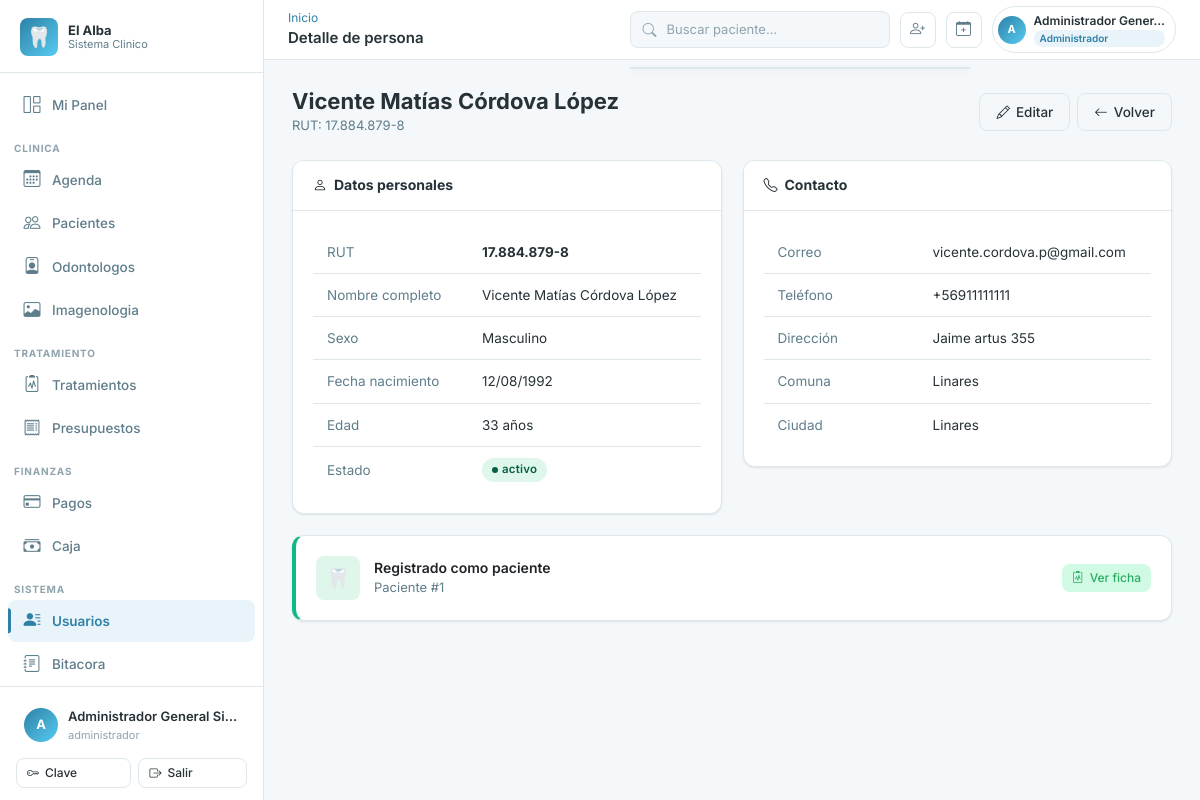
/personas/2/ (signed in), run on the app's committed database.
### apps/accounts/models.py (models this page shows, shortened)
class Usuario(AbstractBaseUser):
    ESTADO_ACTIVO = "activo"
    ESTADO_INACTIVO = "inactivo"
    ESTADO_BLOQUEADO = "bloqueado"
    ESTADO_CHOICES = [
        (ESTADO_ACTIVO, "Activo"),
        (ESTADO_INACTIVO, "Inactivo"),
        (ESTADO_BLOQUEADO, "Bloqueado"),
    ]
    id_usuario = models.AutoField(primary_key=True)
    id_persona = models.OneToOneField(
        "personas.Persona",
        db_column="id_persona",
        on_delete=models.RESTRICT,
        related_name="usuario",
    )
    username = models.CharField(max_length=50, unique=True)
    password_hash = models.CharField(max_length=255)
    estado_acceso = models.CharField(
        max_length=20, choices=ESTADO_CHOICES, default=ESTADO_ACTIVO
    )
    ultimo_acceso = models.DateTimeField(null=True, blank=True)
    fecha_creacion = models.DateTimeField(default=timezone.now)
    fecha_actualizacion = models.DateTimeField(auto_now=True)
    is_staff = models.BooleanField(default=False)
    is_superuser = models.BooleanField(default=False)
    PASSWORD_FIELD = "password_hash"
    USERNAME_FIELD = "username"
    REQUIRED_FIELDS = []
    objects = UsuarioManager()
    class Meta:
        db_table = "usuarios"
        verbose_name = "Usuario"
        verbose_name_plural = "Usuarios"
        permissions = [
            ("disable_usuario", "Puede inhabilitar usuario"),
            ("reactivate_usuario", "Puede reactivar usuario"),
            ("reset_password_usuario", "Puede resetear password de usuario"),
        ]
    def has_perm(self, perm, obj=None):
        if self.is_superuser:
            return True
    def has_perms(self, perm_list, obj=None):
        if not isinstance(perm_list, (list, tuple)):
            perm_list = [perm_list]
        return all(self.has_perm(perm, obj) for perm in perm_list)
    def tiene_rol(self, *roles: str) -> bool:
        if self.is_superuser:
            return True
    @property
    def password(self):
        return self.password_hash
    @password.setter
    def password(self, value):
        self.password_hash = value
    @property
    def nombre_completo(self):
        try:
            return self.id_persona.nombre_completo
        except Exception:
            return self.username

### apps/personas/models.py (models this page shows, shortened)
class Persona(models.Model):
    ESTADO_ACTIVO = "activo"
    ESTADO_INACTIVO = "inactivo"
    ESTADO_CHOICES = [
        (ESTADO_ACTIVO, "Activo"),
        (ESTADO_INACTIVO, "Inactivo"),
    ]
    id_persona = models.AutoField(primary_key=True)
    rut = models.CharField(max_length=12, unique=True)
    nombres = models.CharField(max_length=80)
    apellido_paterno = models.CharField(max_length=50)
    apellido_materno = models.CharField(max_length=50, null=True, blank=True)
    fecha_nacimiento = models.DateField(null=True, blank=True)
    id_sexo = models.ForeignKey(
        Sexo,
        db_column="id_sexo",
        on_delete=models.RESTRICT,
        null=True,
        blank=True,
        related_name="personas",
    )
    correo = models.CharField(max_length=120, unique=True, null=True, blank=True)
    telefono = models.CharField(max_length=20, null=True, blank=True)
    direccion = models.CharField(max_length=150, null=True, blank=True)
    comuna = models.CharField(max_length=80, null=True, blank=True)
    ciudad = models.CharField(max_length=80, null=True, blank=True)
    estado_persona = models.CharField(
        max_length=20, choices=ESTADO_CHOICES, default=ESTADO_ACTIVO
    )
    fecha_creacion = models.DateTimeField(default=timezone.now)
    fecha_actualizacion = models.DateTimeField(auto_now=True)
    class Meta:
        db_table = "personas"
        verbose_name = "Persona"
        verbose_name_plural = "Personas"
        indexes = [
            models.Index(fields=["rut"], name="idx_personas_rut"),
            models.Index(fields=["id_sexo"], name="idx_personas_id_sexo"),
        ]
    @property
    def nombre_completo(self) -> str:
        partes = [self.nombres, self.apellido_paterno]
        if self.apellido_materno:
            partes.append(self.apellido_materno)
        return " ".join(partes)

class Sexo(models.Model):
    id_sexo = models.AutoField(primary_key=True)
    nombre = models.CharField(max_length=20, unique=True)
    class Meta:
        db_table = "sexos"
        verbose_name = "Sexo"
        verbose_name_plural = "Sexos"
    def __str__(self):
        return self.nombre

### apps/pacientes/models.py (models this page shows, shortened)
class Paciente(InhabilitableModel, AuditableModel):
    id_paciente = models.AutoField(primary_key=True)
    id_persona = models.OneToOneField(
        "personas.Persona",
        db_column="id_persona",
        on_delete=models.RESTRICT,
        related_name="paciente",
    )
    contacto_emergencia_nombre = models.CharField(max_length=120, null=True, blank=True)
    contacto_emergencia_telefono = models.CharField(max_length=20, null=True, blank=True)
    observaciones_administrativas = models.TextField(null=True, blank=True)
    fecha_registro = models.DateTimeField(default=timezone.now)
    class Meta:
        db_table = "pacientes"
        verbose_name = "Paciente"
        verbose_name_plural = "Pacientes"
        permissions = [
            ("disable_paciente", "Puede inhabilitar paciente"),
            ("reactivate_paciente", "Puede reactivar paciente"),
        ]
        indexes = [
            models.Index(fields=["id_persona"], name="idx_pacientes_persona"),
        ]

### apps/personas/views.py (the view)
# urls.py: path("<int:pk>/", views.PersonaDetalleView.as_view(), name="detalle"),
class PersonaDetalleView(PermisoRequeridoMixin, View):
    permission_required = "personas.view_persona"
    template_name = "personas/detalle.html"
    def get(self, request, pk):
        persona = get_object_or_404(Persona.objects.select_related("id_sexo"), pk=pk)
        return render(request, self.template_name, {"persona": persona})

### templates/personas/detalle.html (shortened to what this page needs)
{% extends 'base.html' %}
{% load core_tags %}
{% block topbar_title %}Detalle de persona{% endblock %}
{% block content %}
<div class="page-header">
  <div>
    <h1 class="page-title">{{ persona.nombre_completo }}</h1>
    <p class="page-subtitle">RUT: {{ persona.rut|rut_format }}</p>
  </div>
  <div class="d-flex gap-2">
    <a href="{% url 'personas:editar' persona.id_persona %}" class="btn btn-outline"><i class="bi bi-pencil"></i> Editar</a>
    <a href="{% url 'personas:lista' %}" class="btn btn-outline"><i class="bi bi-arrow-left"></i> Volver</a>
  </div>
</div>
<div class="row g-4">
  <div class="col-md-6">
    <div class="card">
      <div class="card-header"><h2 class="card-title"><i class="bi bi-person me-2"></i>Datos personales</h2></div>
      <div class="card-body">
        <table class="alba-table">
          <tbody>
            <tr><td style="color:var(--color-texto-suave); width:40%;">RUT</td><td><strong>{{ persona.rut|rut_format }}</strong></td></tr>
            <tr><td style="color:var(--color-texto-suave);">Nombre completo</td><td>{{ persona.nombre_completo }}</td></tr>
            <tr><td style="color:var(--color-texto-suave);">Sexo</td><td>{{ persona.id_sexo|default:"—" }}</td></tr>
            <tr><td style="color:var(--color-texto-suave);">Fecha nacimiento</td><td>{{ persona.fecha_nacimiento|date:"d/m/Y"|default:"—" }}</td></tr>
            <tr><td style="color:var(--color-texto-suave);">Edad</td><td>{% if persona.fecha_nacimiento %}{{ persona.fecha_nacimiento|edad }} años{% else %}—{% endif %}</td></tr>
            <tr><td style="color:var(--color-texto-suave);">Estado</td><td><span class="badge-estado {{ persona.estado_persona }}">{{ persona.estado_persona }}</span></td></tr>
          </tbody>
        </table>
      </div>
    </div>
  </div>
  <div class="col-md-6">
    <div class="card">
      <div class="card-header"><h2 class="card-title"><i class="bi bi-telephone me-2"></i>Contacto</h2></div>
      <div class="card-body">
        <table class="alba-table">
          <tbody>
            <tr><td style="color:var(--color-texto-suave); width:40%;">Correo</td><td>{{ persona.correo|default:"—" }}</td></tr>
            <tr><td style="color:var(--color-texto-suave);">Teléfono</td><td>{{ persona.telefono|default:"—" }}</td></tr>
            <tr><td style="color:var(--color-texto-suave);">Dirección</td><td>{{ persona.direccion|default:"—" }}</td></tr>
            <tr><td style="color:var(--color-texto-suave);">Comuna</td><td>{{ persona.comuna|default:"—" }}</td></tr>
            <tr><td style="color:var(--color-texto-suave);">Ciudad</td><td>{{ persona.ciudad|default:"—" }}</td></tr>
          </tbody>
        </table>
      </div>
    </div>
  </div>
  {% if persona.paciente %}
  <div class="col-12">
    <div class="card" style="border-left: 4px solid #10b981;">
      <div class="card-body d-flex align-items-center justify-content-between">
        <div class="d-flex align-items-center gap-3">
          <div style="width:44px;height:44px;background:var(--color-menta);border-radius:var(--radius-sm);display:flex;align-items:center;justify-content:center;font-size:20px;">🦷</div>
          <div>
            <div style="font-weight:600;">Registrado como paciente</div>
            <div style="font-size:13px; color:var(--color-texto-suave);">Paciente #{{ persona.paciente.id_paciente }}</div>
          </div>
        </div>
        <a href="{% url 'pacientes:detalle' persona.paciente.id_paciente %}" class="btn btn-success btn-sm">
          <i class="bi bi-clipboard2-pulse"></i> Ver ficha
        </a>
      </div>
    </div>
  </div>
  {% endif %}
</div>
{% endblock %}

### templates/base.html (shortened to what this page needs)
{% load static core_tags %}
<!DOCTYPE html>
<html lang="es">
<head>
  <link rel="stylesheet" href="https://cdn.jsdelivr.net/npm/bootstrap-icons@1.11.3/font/bootstrap-icons.min.css">
  <link href="https://cdn.jsdelivr.net/npm/bootstrap@5.3.3/dist/css/bootstrap.min.css" rel="stylesheet">
  <link rel="stylesheet" href="{% static 'css/main.css' %}">
</head>
<body>
<div class="app-wrapper">
  <aside class="sidebar" id="sidebar" role="navigation" aria-label="Menu principal">
    <div class="sidebar-logo">
      <div class="sidebar-logo-icon" aria-hidden="true">&#x1F9B7;</div>
      <div class="sidebar-logo-text">
        El Alba
        <small>Sistema Clinico</small>
      </div>
    </div>
    <nav class="sidebar-nav">
      <a href="{% url 'dashboard:index' %}" class="sidebar-link" id="nav-dashboard">
        <span class="nav-icon"><i class="bi bi-grid-1x2" aria-hidden="true"></i></span>
        {% if request.user|user_tiene_rol:'odontologo' %}Mi Panel{% elif request.user|user_tiene_rol:'recepcionista,administrativo' %}Recepcion{% else %}Dashboard{% endif %}
      </a>
      {% if request.user|user_tiene_rol:'administrador,director,director_clinico' %}
      <div class="sidebar-section">Clinica</div>
      <a href="{% url 'agenda:calendario' %}" class="sidebar-link" id="nav-agenda"><span class="nav-icon"><i class="bi bi-calendar3" aria-hidden="true"></i></span>Agenda</a>
      <a href="{% url 'pacientes:lista' %}" class="sidebar-link" id="nav-pacientes"><span class="nav-icon"><i class="bi bi-people" aria-hidden="true"></i></span>Pacientes</a>
      <a href="{% url 'odontologos:lista' %}" class="sidebar-link" id="nav-odontologos"><span class="nav-icon"><i class="bi bi-person-badge" aria-hidden="true"></i></span>Odontologos</a>
      <a href="{% url 'imagenologia:lista' %}" class="sidebar-link" id="nav-imagenologia"><span class="nav-icon"><i class="bi bi-image" aria-hidden="true"></i></span>Imagenologia</a>
      <div class="sidebar-section">Tratamiento</div>
      <a href="{% url 'tratamientos:lista' %}" class="sidebar-link" id="nav-tratamientos"><span class="nav-icon"><i class="bi bi-clipboard2-pulse" aria-hidden="true"></i></span>Tratamientos</a>
      <a href="{% url 'presupuestos:lista' %}" class="sidebar-link" id="nav-presupuestos"><span class="nav-icon"><i class="bi bi-receipt" aria-hidden="true"></i></span>Presupuestos</a>
      <div class="sidebar-section">Finanzas</div>
      <a href="{% url 'pagos:lista' %}" class="sidebar-link" id="nav-pagos"><span class="nav-icon"><i class="bi bi-credit-card" aria-hidden="true"></i></span>Pagos</a>
      <a href="{% url 'caja:lista' %}" class="sidebar-link" id="nav-caja"><span class="nav-icon"><i class="bi bi-cash-stack" aria-hidden="true"></i></span>Caja</a>
      <div class="sidebar-section">Sistema</div>
      <a href="{% url 'personas:lista' %}" class="sidebar-link" id="nav-personas"><span class="nav-icon"><i class="bi bi-person-lines-fill" aria-hidden="true"></i></span>Usuarios</a>
      <a href="{% url 'auditoria:lista' %}" class="sidebar-link" id="nav-auditoria"><span class="nav-icon"><i class="bi bi-journal-text" aria-hidden="true"></i></span>Bitacora</a>
      {% else %}
      <a href="{% url 'pacientes:lista' %}" class="sidebar-link"><span class="nav-icon"><i class="bi bi-people" aria-hidden="true"></i></span>Pacientes</a>
      <a href="{% url 'agenda:calendario' %}" class="sidebar-link"><span class="nav-icon"><i class="bi bi-calendar3" aria-hidden="true"></i></span>Agenda</a>
      {% endif %}
    </nav>
    <div class="sidebar-footer">
      <div class="sidebar-user" role="button" tabindex="0" aria-label="Opciones de usuario">
        <div class="sidebar-user-avatar" aria-hidden="true">{{ request.user.username|first|upper }}</div>
        <div class="sidebar-user-info">
          <div class="sidebar-user-name">{{ request.user.nombre_completo }}</div>
          <div class="sidebar-user-role">
            {% for rol in usuario_roles %}{{ rol }}{% if not forloop.last %}, {% endif %}{% endfor %}
          </div>
        </div>
      </div>
      <div class="mt-2 d-flex gap-2">
        <a href="{% url 'accounts:cambiar_password' %}" class="btn btn-outline btn-sm flex-fill">
          <i class="bi bi-key" aria-hidden="true"></i> Clave
        </a>
        <form method="post" action="{% url 'accounts:logout' %}" class="flex-fill">
          <button type="submit" class="btn btn-outline btn-sm w-100">
            <i class="bi bi-box-arrow-right" aria-hidden="true"></i> Salir
          </button>
        </form>
      </div>
    </div>
  </aside>
  <div class="main-content">
    <header class="topbar" role="banner">
      <div class="topbar-left">
        <div>
          <nav aria-label="Ruta actual" class="breadcrumb mb-0 d-none d-md-flex">
            {% block breadcrumb %}<a href="{% url 'dashboard:index' %}">Inicio</a>{% endblock %}
          </nav>
          <span class="topbar-title">{% block topbar_title %}Panel{% endblock %}</span>
        </div>
      </div>
      <div class="topbar-actions">
        <div class="position-relative">
          <div class="search-box" role="search">
            <i class="bi bi-search" style="color:var(--color-texto-muy-suave);flex-shrink:0;" aria-hidden="true"></i>
            <input
              type="search"
              placeholder="Buscar paciente..."
              hx-get="{% url 'pacientes:buscar_htmx' %}"
              hx-trigger="input changed delay:300ms, search"
              hx-target="#resultados-busqueda-global"
              name="q"
              autocomplete="off"
              id="busqueda-global"
              aria-label="Buscador universal"
              aria-autocomplete="list"
              aria-controls="resultados-busqueda-global"
            >
          </div>
          <div id="resultados-busqueda-global" class="search-results-dropdown" role="listbox" aria-label="Resultados de busqueda"></div>
        </div>
        {% if request.user|user_tiene_rol:'administrador,recepcionista,administrativo,director' %}
        <a href="{% url 'pacientes:crear' %}" class="topbar-icon-btn d-none d-lg-flex" title="Nuevo paciente" aria-label="Nuevo paciente">
          <i class="bi bi-person-plus" aria-hidden="true"></i>
        </a>
        <a href="{% url 'agenda:crear_cita' %}" class="topbar-icon-btn d-none d-lg-flex" title="Nueva cita" aria-label="Nueva cita">
          <i class="bi bi-calendar-plus" aria-hidden="true"></i>
        </a>
        {% endif %}
        <div class="topbar-user-chip" id="topbar-user-menu" role="button" tabindex="0" aria-label="Menu de usuario">
          <div class="topbar-user-avatar" aria-hidden="true">{{ request.user.username|first|upper }}</div>
          <div class="d-none d-md-block">
            <div class="topbar-user-name">{{ request.user.nombre_completo|truncatechars:20 }}</div>
            {% for rol in usuario_roles|slice:":1" %}
            <div class="topbar-role-chip">{{ rol }}</div>
            {% endfor %}
          </div>
        </div>
      </div>
    </header>
    <main class="page-content" id="main-content" tabindex="-1">
      {% block content %}{% endblock %}
    </main>
  </div>
</div>
</body>
</html>

### data on the page
Usuario: user.username|first "A", user.nombre_completo "Administrador General Si…", user.nombre_completo "Administrador Gener…"
Persona: nombre_completo "Vicente Matías Córdova López", rut|rut_format "17.884.879-8", id_sexo "Masculino", fecha_nacimiento "12/08/1992", fecha_nacimiento|edad "33", estado_persona "activo", correo "vicente.cordova.p@gmail.com", telefono "+56911111111", direccion "Jaime artus 355", comuna "Linares", ciudad "Linares", paciente.id_paciente "1"

### other printed values
{{ rol }} "administrador"
{{ rol }} "Administrador"
